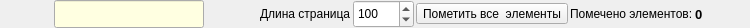
<?xml version="1.0" encoding="UTF-8"?>
<ui version="4.0">
 <class>FramePageNavigator</class>
 <widget class="QWidget" name="FramePageNavigator">
  <property name="geometry">
   <rect>
    <x>0</x>
    <y>0</y>
    <width>750</width>
    <height>28</height>
   </rect>
  </property>
  <property name="minimumSize">
   <size>
    <width>500</width>
    <height>0</height>
   </size>
  </property>
  <property name="maximumSize">
   <size>
    <width>16777215</width>
    <height>30</height>
   </size>
  </property>
  <property name="baseSize">
   <size>
    <width>0</width>
    <height>30</height>
   </size>
  </property>
  <property name="windowTitle">
   <string>Form</string>
  </property>
  <layout class="QHBoxLayout" name="horizontalLayout">
   <property name="spacing">
    <number>2</number>
   </property>
   <property name="leftMargin">
    <number>0</number>
   </property>
   <property name="topMargin">
    <number>0</number>
   </property>
   <property name="rightMargin">
    <number>0</number>
   </property>
   <property name="bottomMargin">
    <number>0</number>
   </property>
   <item>
    <widget class="QPushButton" name="btnFirst">
     <property name="sizePolicy">
      <sizepolicy hsizetype="Minimum" vsizetype="Preferred">
       <horstretch>0</horstretch>
       <verstretch>0</verstretch>
      </sizepolicy>
     </property>
     <property name="maximumSize">
      <size>
       <width>25</width>
       <height>16777215</height>
      </size>
     </property>
     <property name="toolTip">
      <string>Первая страница</string>
     </property>
     <property name="text">
      <string/>
     </property>
     <property name="icon">
      <iconset resource="../res.qrc">
       <normaloff>:/32/icons/32x32/first.png</normaloff>:/32/icons/32x32/first.png</iconset>
     </property>
     <property name="iconSize">
      <size>
       <width>20</width>
       <height>20</height>
      </size>
     </property>
     <property name="flat">
      <bool>true</bool>
     </property>
    </widget>
   </item>
   <item>
    <widget class="QPushButton" name="btnPrevios">
     <property name="sizePolicy">
      <sizepolicy hsizetype="Minimum" vsizetype="Preferred">
       <horstretch>0</horstretch>
       <verstretch>0</verstretch>
      </sizepolicy>
     </property>
     <property name="maximumSize">
      <size>
       <width>25</width>
       <height>16777215</height>
      </size>
     </property>
     <property name="toolTip">
      <string>Предыдущая страница</string>
     </property>
     <property name="text">
      <string/>
     </property>
     <property name="icon">
      <iconset resource="../res.qrc">
       <normaloff>:/32/icons/32x32/prev.png</normaloff>:/32/icons/32x32/prev.png</iconset>
     </property>
     <property name="iconSize">
      <size>
       <width>20</width>
       <height>20</height>
      </size>
     </property>
     <property name="flat">
      <bool>true</bool>
     </property>
    </widget>
   </item>
   <item>
    <widget class="QLineEdit" name="lineEdit">
     <property name="sizePolicy">
      <sizepolicy hsizetype="Preferred" vsizetype="Preferred">
       <horstretch>0</horstretch>
       <verstretch>0</verstretch>
      </sizepolicy>
     </property>
     <property name="minimumSize">
      <size>
       <width>150</width>
       <height>0</height>
      </size>
     </property>
     <property name="maximumSize">
      <size>
       <width>16777215</width>
       <height>16777215</height>
      </size>
     </property>
     <property name="palette">
      <palette>
       <active>
        <colorrole role="Base">
         <brush brushstyle="SolidPattern">
          <color alpha="255">
           <red>255</red>
           <green>255</green>
           <blue>225</blue>
          </color>
         </brush>
        </colorrole>
       </active>
       <inactive>
        <colorrole role="Base">
         <brush brushstyle="SolidPattern">
          <color alpha="255">
           <red>255</red>
           <green>255</green>
           <blue>225</blue>
          </color>
         </brush>
        </colorrole>
       </inactive>
       <disabled>
        <colorrole role="Base">
         <brush brushstyle="SolidPattern">
          <color alpha="255">
           <red>240</red>
           <green>240</green>
           <blue>240</blue>
          </color>
         </brush>
        </colorrole>
       </disabled>
      </palette>
     </property>
     <property name="readOnly">
      <bool>true</bool>
     </property>
    </widget>
   </item>
   <item>
    <widget class="QPushButton" name="btnNext">
     <property name="sizePolicy">
      <sizepolicy hsizetype="Minimum" vsizetype="Preferred">
       <horstretch>0</horstretch>
       <verstretch>0</verstretch>
      </sizepolicy>
     </property>
     <property name="maximumSize">
      <size>
       <width>25</width>
       <height>16777215</height>
      </size>
     </property>
     <property name="toolTip">
      <string>Следующая страница</string>
     </property>
     <property name="text">
      <string/>
     </property>
     <property name="icon">
      <iconset resource="../res.qrc">
       <normaloff>:/32/icons/32x32/next.png</normaloff>:/32/icons/32x32/next.png</iconset>
     </property>
     <property name="iconSize">
      <size>
       <width>20</width>
       <height>20</height>
      </size>
     </property>
     <property name="flat">
      <bool>true</bool>
     </property>
    </widget>
   </item>
   <item>
    <widget class="QPushButton" name="btnLast">
     <property name="sizePolicy">
      <sizepolicy hsizetype="Minimum" vsizetype="Preferred">
       <horstretch>0</horstretch>
       <verstretch>0</verstretch>
      </sizepolicy>
     </property>
     <property name="maximumSize">
      <size>
       <width>25</width>
       <height>16777215</height>
      </size>
     </property>
     <property name="toolTip">
      <string>Последняя страница</string>
     </property>
     <property name="text">
      <string/>
     </property>
     <property name="icon">
      <iconset resource="../res.qrc">
       <normaloff>:/32/icons/32x32/last.png</normaloff>:/32/icons/32x32/last.png</iconset>
     </property>
     <property name="iconSize">
      <size>
       <width>20</width>
       <height>20</height>
      </size>
     </property>
     <property name="flat">
      <bool>true</bool>
     </property>
    </widget>
   </item>
   <item>
    <widget class="QLabel" name="label">
     <property name="text">
      <string>Длина страница</string>
     </property>
    </widget>
   </item>
   <item>
    <widget class="QSpinBox" name="spinBox">
     <property name="sizePolicy">
      <sizepolicy hsizetype="Minimum" vsizetype="Preferred">
       <horstretch>0</horstretch>
       <verstretch>0</verstretch>
      </sizepolicy>
     </property>
     <property name="maximumSize">
      <size>
       <width>16777215</width>
       <height>16777215</height>
      </size>
     </property>
     <property name="toolTip">
      <string>Количество записей на странице</string>
     </property>
     <property name="minimum">
      <number>10</number>
     </property>
     <property name="maximum">
      <number>10000</number>
     </property>
     <property name="singleStep">
      <number>100</number>
     </property>
     <property name="value">
      <number>100</number>
     </property>
    </widget>
   </item>
   <item>
    <spacer name="horizontalSpacer_2">
     <property name="orientation">
      <enum>Qt::Horizontal</enum>
     </property>
     <property name="sizeType">
      <enum>QSizePolicy::Preferred</enum>
     </property>
     <property name="sizeHint" stdset="0">
      <size>
       <width>25</width>
       <height>20</height>
      </size>
     </property>
    </spacer>
   </item>
   <item>
    <widget class="QToolButton" name="toolButtonSelectAll">
     <property name="text">
      <string>Пометить все  элементы</string>
     </property>
     <property name="checkable">
      <bool>true</bool>
     </property>
     <property name="checked">
      <bool>false</bool>
     </property>
    </widget>
   </item>
   <item>
    <widget class="QLabel" name="labelAllSelectInfo">
     <property name="text">
      <string>Помечено элементов:</string>
     </property>
    </widget>
   </item>
   <item>
    <widget class="QLabel" name="labelAllSelectCount">
     <property name="font">
      <font>
       <pointsize>10</pointsize>
       <weight>75</weight>
       <bold>true</bold>
      </font>
     </property>
     <property name="text">
      <string>0</string>
     </property>
    </widget>
   </item>
   <item>
    <spacer name="horizontalSpacer">
     <property name="orientation">
      <enum>Qt::Horizontal</enum>
     </property>
     <property name="sizeHint" stdset="0">
      <size>
       <width>150</width>
       <height>16</height>
      </size>
     </property>
    </spacer>
   </item>
  </layout>
 </widget>
 <resources>
  <include location="../res.qrc"/>
 </resources>
 <connections/>
</ui>
